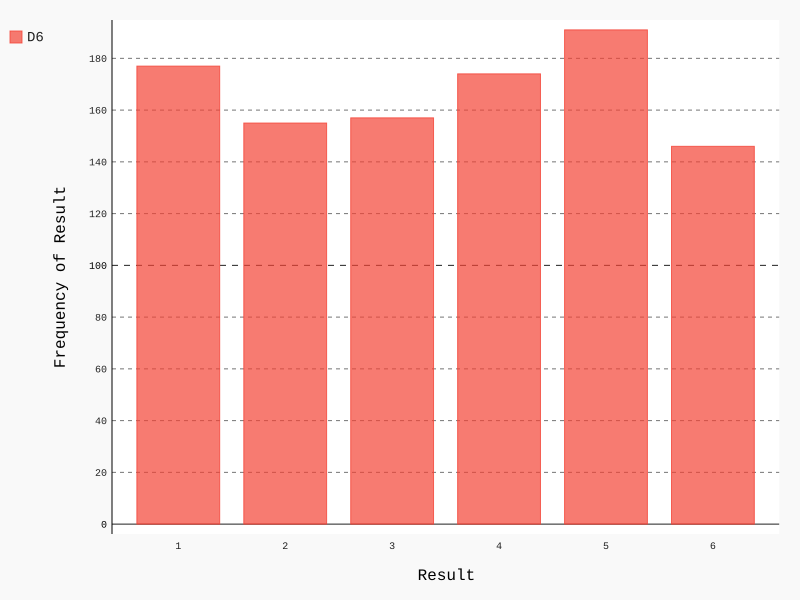

This figure's Python source:
import pygal
from die import Die
#create a D6
die=Die()

#Make some rolls,and store results in a list
results=[]
for roll_num in range(1000):
    result=die.roll()
    results.append(result)

#Analyze the results
frequencies=[]
for value in range(1,die.num_sides+1):
    frequency=results.count(value)
    frequencies.append(frequency)

#Visualize the results
hist=pygal.Bar()

hist_title="Results of rolling one D6 1000 times"
hist.x_labels=['1','2','3','4','5','6']
hist.x_title="Result"
hist.y_title="Frequency of Result"

hist.add('D6',frequencies)
hist.render_to_file('die_visual.svg')

print(frequencies)
